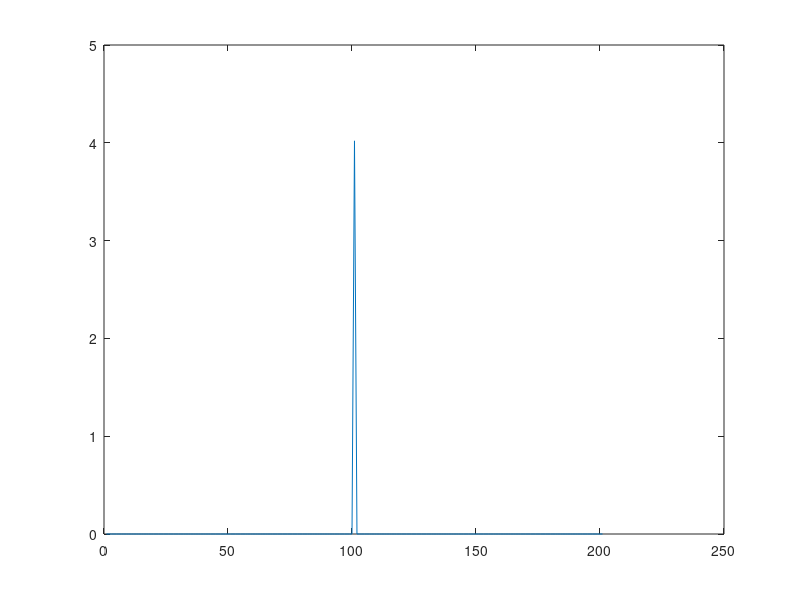

Here is the MATLAB script that generated this plot: (Note: this script raises an error after producing the figure.)

% what happens when K=1
% 主要是算xz平面的时候有需要K=1
%% grid setting and input
clc;clear;
N=201;
dx=0.02;
x = -(N-1)/2*dx:dx:(N-1)/2*dx;

extent_X = 40;
M=5001;
dX=extent_X/(M-1);
X = -(M-1)/2*dX:dX:(M-1)/2*dX;

K=1/dx/dX;

f=ones(length(x),1);
%%
F=fftshift(fft(fftshift(f)))*dx;
plot(abs(F)) % maximun 4.02
%%
F2=center_czt(f,M,K)*dx;
plot(X,abs(F2)) % maximun 4.02
%%
K=1;
F2=center_czt(f,1,1)*dx; % maximun 4.02

%% summary: all the methods are the same

%% 比较速度
tic
for ii=1:1e3
    F=sum(f)*dx;
end
toc

tic
for ii=1:1e3
    F=center_czt(f,1,1)*dx;
end
toc
%历时 0.000455 秒。
%历时 0.095341 秒。

% summary: "sum" is fast a lot 
